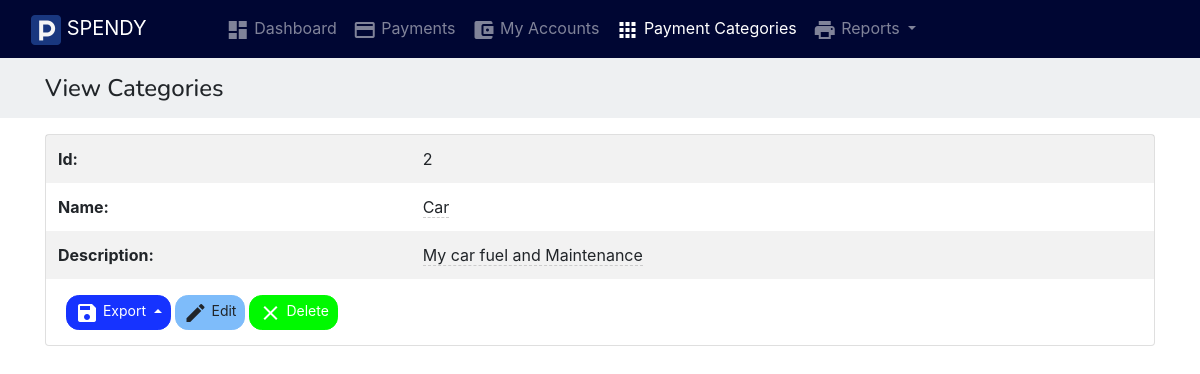
Page /categories/view/2 on the committed database.
### tables this page shows
CREATE TABLE `categories` (
  `id` int(11) NOT NULL,
  `name` text NOT NULL,
  `description` text NOT NULL
);

### app/controllers/CategoriesController.php (called while the page is built, shortened)
<?php
class CategoriesController extends BaseController{
	function __construct(){
		$this->tablename = "categories";
	}
	function view($rec_id = null, $value = null){
		$db = $this->GetModel();
		$rec_id = $this->rec_id = urldecode($rec_id);
		$tablename = $this->tablename;
		$fields = array("id",
			"name",
			"description");
		if($value){
			$db->where($rec_id, urldecode($value));
		}
		else{
			$db->where("categories.id", $rec_id);;
		}
		$record = $db->getOne($tablename, $fields );
		return $this->render_view("categories/view.php", $record);
	}
}

### index.php (called while the page is built, shortened)
<?php
	require(HELPERS_DIR . 'Functions.php');
	require(SYSTEM_DIR . 'BaseView.php');
	$page = new Router;
	$page->init();

### app/models/PDODb.php (called while the page is built, shortened)
<?php
class PDODb
{
    private $connectionParams = array(
        'type' => 'mysql',
        'host' => null,
        'username' => null,
        'password' => null,
        'dbname' => null,
        'port' => null,
        'charset' => null
    );
    private $groupBy = array();
    private $orderBy = array();
    private $params = array();
    private $pdo;
    private $prefix = '';
    private $query = '';
    private $queryOptions = array();
    private $returnType = PDO::FETCH_ASSOC;
    private $useGenerator = false;
    public function __construct($type, $host = null, $username = null, $password = null, $dbname = null, $port = null, $charset = null)
    {
        if (is_array($type)) {
            $this->connectionParams = $type;
        }
		elseif (is_object($type)) {
            $this->pdo = $type;
        }
		else {
            foreach ($this->connectionParams as $key => $param) {
                if (isset($$key) && !is_null($$key)) {
                    $this->connectionParams[$key] = $$key;
                }
            }
        }
    }
    public function connect()
    {
		$dbType = strtolower($this->connectionParams['type']);
		if($dbType == 'sqlite'){
			$this->fieldQuote = '"';
			$connectionString = 'sqlite:'.$this->connectionParams['dbname'];
			$this->pdo = new PDO($connectionString);
		}
		else{
			$connectionString = $this->connectionParams['type'].':';
			$connectionParams = ['host', 'dbname', 'port'];
			foreach ($connectionParams as $connectionParam) {
				if (!empty($this->connectionParams[$connectionParam])) {
					$connectionString .= $connectionParam.'='.$this->connectionParams[$connectionParam].';';
				}
			}
			$connectionString = rtrim($connectionString, ';');
			$options = array(
				PDO::ATTR_ERRMODE => PDO::ERRMODE_EXCEPTION,
				PDO::ATTR_PERSISTENT => false
			);
			$this->pdo = new PDO($connectionString, $this->connectionParams['username'], $this->connectionParams['password'], $options);
			$charset = $this->connectionParams['charset'];
			if(!empty($charset)){
				$this->pdo->query("SET NAMES '$charset'");
			}
		}
    }
    private function buildCondition($operator, $conditions)
    {
        if (empty($conditions)) {
            return;
        }
        $this->query .= ' '.$operator;
        foreach ($conditions as $cond) {
            list ($concat, $varName, $operator, $val) = $cond;
            $this->query .= " ".$concat." ".$varName;
            switch (strtolower($operator)) {
                default:
                    if (is_array($val)) {
                        $this->params = array_merge($this->params, $val);
                    } elseif ($val === null) {
                        $this->query .= ' '.$operator." NULL";
                    } elseif ($val != 'DBNULL' || $val == '0') {
                        $this->query .= $this->buildPair($operator, $val);
                    }
            }
        }
    }
    protected function buildGroupBy()
    {
        if (empty($this->groupBy)) {
            return;
        }
        $this->query .= " GROUP BY ";
        $this->query = rtrim($this->query, ', ')." ";
    }
    private function buildLimit($numRows)
    {
		$dbType = $this->connectionParams['type'];
		if($dbType == 'sqlsrv'){
			if (is_array($numRows)) {
				$limit = $numRows[1];
				$offset = intval($numRows[0]);
				$orderby = null;
				if(empty($this->orderBy)){
					$orderby = " ORDER BY(SELECT NULL)";
				}
				$this->query .= "$orderby OFFSET $offset ROWS FETCH NEXT $limit ROWS ONLY";
			}
		}
		else{
			if (is_array($numRows)) {
				$this->query .= ' LIMIT '.(int) $numRows[1].' OFFSET '.(int) $numRows[0];
			}
			else {
				$this->query .= ' LIMIT '.(int) $numRows;
			}
		}
	}
    private function buildOrderBy()
    {
        if (empty($this->orderBy)) {
            return;
        }
        $this->query .= " ORDER BY ";
        $this->query = rtrim($this->query, ', ')." ";
    }
    private function buildPair($operator, $value)
    {
        if (!is_object($value)) {
            $this->params[] = $value;
            return ' '.$operator.' ? ';
        }
        $subQuery = $value->getSubQuery();
        return " ".$operator." (".$subQuery['query'].") ".$subQuery['alias'];
    }
    private function buildQuery($numRows, $tableData = null)
    {
		$this->params = [];
        return $this->prepare();
    }
    private function buildResult($stmt)
    {
		if ($stmt->columnCount () == 0){
			return $stmt->rowCount();
		}
		else{
			if ($this->useGenerator) {
				return $this->buildResultGenerator($stmt);
			}
			else {
				return $stmt->fetchAll($this->returnType);
			}
		}
    }
    private function determineType($item)
    {
        switch (gettype($item)) {
            case 'string':
                return PDO::PARAM_STR;
        }
    }
    private function getTableName($tableName)
    {
        return strpos($tableName, '.') !== false ? $tableName : $this->prefix.$tableName;
    }
    public function get($tableName, $numRows = null, $columns = '*')
    {
        $column = is_array($columns) ? implode(', ', $columns) : $columns;
		$dbType = $this->connectionParams['type'];
		$queryOptions = implode(' ', $this->queryOptions);
		$sqlsrvTop = "";
        $this->query = "SELECT $queryOptions $sqlsrvTop $column FROM " . $this->getTableName($tableName);
		$stmt = $this->buildQuery($numRows);
        $stmt->execute();
        $result = $this->buildResult($stmt);
        return $result;
    }
    public function getOne($tableName, $columns = '*')
    {
        $result = $this->get($tableName, 1, $columns);
        if ($this->useGenerator) {
            return $result->current() ? $result->current() : false;
        } else {
            return $result ? $result[0] : false;
        }
    }
    public function pdo()
    {
        if (!$this->pdo) {
            $this->connect();
        }
        return $this->pdo;
    }
    private function prepare()
    {
		$query = $this->query;
        $stmt = $this->pdo()->prepare($query);
        foreach ($this->params as $key => $value) {
            $stmt->bindValue(is_int($key) ? $key + 1 : ':'.$key, $value, $this->determineType($value));
        }
        return $stmt;
    }
    private function reset()
    {
        $this->groupBy         = [];
        $this->orderBy         = [];
        $this->params          = [];
        $this->query           = '';
        $this->queryOptions    = [];
    }
}

### app/views/partials/categories/view.php (the view, shortened to what this page needs)
<?php
$page_element_id = "view-page-" . random_str();
$current_page = $this->set_current_page_link();
$data = $this->view_data;
$show_header = $this->show_header;
?>
<section class="page" id="<?php echo $page_element_id; ?>" data-page-type="view"  data-display-type="table" data-page-url="<?php print_link($current_page); ?>">
    <?php
    if( $show_header == true ){
    ?>
    <div  class="bg-light p-3 mb-3">
        <div class="container">
            <div class="row ">
                <div class="col ">
                    <h4 class="record-title">View  Categories</h4>
                </div>
            </div>
        </div>
    </div>
    <?php
    }
    ?>
    <div  class="">
        <div class="container">
            <div class="row ">
                <div class="col-md-12 comp-grid">
                    <div  class="card animated fadeIn page-content">
                        <?php
                        if(!empty($data)){
                        $rec_id = (!empty($data['id']) ? urlencode($data['id']) : null);
                        ?>
                        <div id="page-report-body" class="">
                            <table class="table table-hover table-borderless table-striped">
                                <tbody class="page-data" id="page-data-<?php echo $page_element_id; ?>">
                                    <tr  class="td-id">
                                        <th class="title"> Id: </th>
                                        <td class="value"> <?php echo $data['id']; ?></td>
                                    </tr>
                                    <tr  class="td-name">
                                        <th class="title"> Name: </th>
                                        <td class="value">
                                            <span  data-value="<?php echo $data['name']; ?>"
                                                data-pk="<?php echo $data['id'] ?>"
                                                data-url="<?php print_link("categories/editfield/" . urlencode($data['id'])); ?>"
                                                data-name="name"
                                                data-title="Enter Name"
                                                data-placement="left"
                                                data-toggle="click"
                                                data-type="text"
                                                data-mode="popover"
                                                data-showbuttons="left"
                                                class="is-editable" >
                                                <?php echo $data['name']; ?>
                                            </span>
                                        </td>
                                    </tr>
                                    <tr  class="td-description">
                                        <th class="title"> Description: </th>
                                        <td class="value">
                                            <span  data-pk="<?php echo $data['id'] ?>"
                                                data-url="<?php print_link("categories/editfield/" . urlencode($data['id'])); ?>"
                                                data-name="description"
                                                data-title="Enter Description"
                                                data-placement="left"
                                                data-toggle="click"
                                                data-type="textarea"
                                                data-mode="popover"
                                                data-showbuttons="left"
                                                class="is-editable" >
                                                <?php echo $data['description']; ?>
                                            </span>
                                        </td>
                                    </tr>
                                </tbody>
                            </table>
                        </div>
                        <div class="p-3 d-flex">
                            <div class="dropup export-btn-holder mx-1">
                                <button class="btn btn-sm btn-primary dropdown-toggle" type="button" data-toggle="dropdown" aria-haspopup="true" aria-expanded="false">
                                    <i class="material-icons">save</i> Export
                                </button>
                                                </div>
                                                <a class="btn btn-sm btn-info"  href="<?php print_link("categories/edit/$rec_id"); ?>">
                                                    <i class="material-icons">edit</i> Edit
                                                </a>
                                                <a class="btn btn-sm btn-danger record-delete-btn mx-1"  href="" data-prompt-msg="Are you sure you want to delete this record?" data-display-style="modal">
                                                    <i class="material-icons">clear</i> Delete
                                                </a>
                                            </div>
                                            <?php
                                            }
                                            ?>
                                        </div>
                                    </div>
                                </div>
                            </div>
                        </div>
                    </section>

### assets/css/custom-style.css (style rules this page uses)
body { margin: 0; padding: 0; overflow-x: hidden; }
td, th { position:relative; }
td .is-editable { border-bottom:none; border-bottom: 1px dashed #ccc; }
.dropdown-toggle:after { transition: 0.5s; }
.table tr td { vertical-align: middle !important; }
.table { margin-bottom: 0; }
.table-borderless tbody tr td, .table-borderless tbody tr th, .table-borderless thead tr th { border: none; }
h1, h2, h3, h4, h5 { margin: 0; padding: 0; }
body { padding-top:50px; }

### rows in the picture
categories: id "2", name "Car", description "My car fuel and Maintenance"

### other values in the picture
SITE_NAME "SPENDY"
$menuobj['label'] "Dashboard"
$menuobj['label'] "Payments"
$menuobj['label'] "My Accounts"
$menuobj['label'] "Payment Categories"
$menuobj['label'] "Reports"
